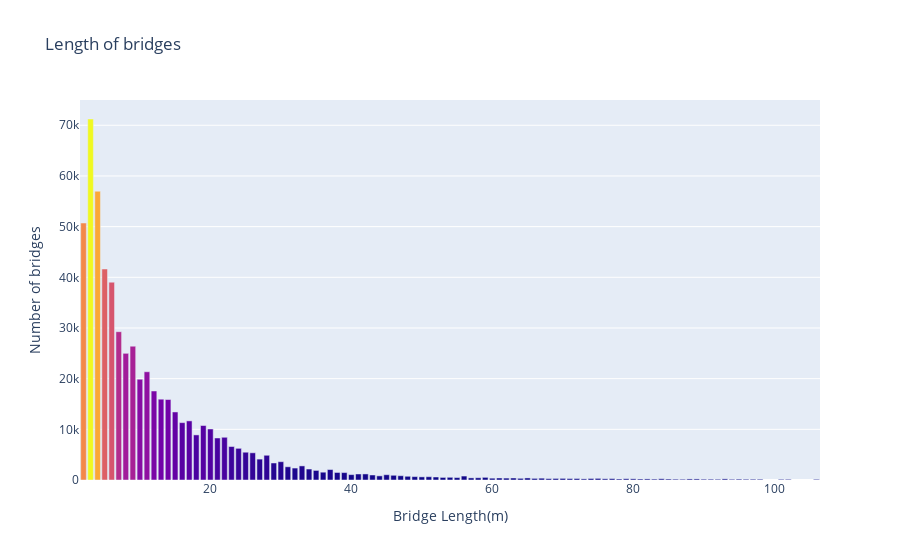

Notebook code for this chart:
### Code cell
bar = px.bar(x=bridge_len_info.index,
             y=bridge_len_info.values,
             color=bridge_len_info.values,
             title='Length of bridges')

bar.update_layout(xaxis_title='Bridge Length(m)', 
                  yaxis_title='Number of bridges',
                  coloraxis_showscale=False)
bar.show()

### Figure 1 — Plotly figure (JSON) as saved in the notebook; plotly's stock layout.template omitted (floating-point values rounded to 4 significant figures)
{"data": [{"alignmentgroup": "True", "hovertemplate": "x=%{x}<br>y=%{y}<br>color=%{marker.color}<extra></extra>", "legendgroup": "", "marker": {"color": [71239, 56985, 50713, 41636, 39037, 29269, 26408, 24998, 21359, 19888, 17565, 15945, 15879, 13427, 11665, 11320, 10749, 10071, 8899, 8430, 8294, 6607, 6250, 5483, 5368, 4879, 4125, 3612, 3358, 2782, 2608, 2356, 2164, 2061, 1891, 1541, 1484, 1465, 1195, 1189, 1061, 1039, 990, 930, 845, 816, 780, 734, 669, 647, 617, 593, 531, 521, 508, 477, 441, 415, 403, 392, 390, 375, 357, 355, 330, 318, 316, 315, 306, 298, 296, 280, 273, 270, 251, 243, 239, 232, 222, 222, 214, 209, 208, 200, 197, 191, 177, 172, 162, 160, 158, 153, 153, 149, 148, 148, 140, 137, 135, 134], "coloraxis": "coloraxis"}, "name": "", "offsetgroup": "", "orientation": "v", "showlegend": false, "textposition": "auto", "type": "bar", "x": [3, 4, 2, 5, 6, 7, 9, 8, 11, 10, 12, 13, 14, 15, 17, 16, 19, 20, 18, 22, 21, 23, 24, 25, 26, 28, 27, 30, 29, 33, 31, 32, 34, 37, 35, 36, 38, 39, 42, 41, 40, 45, 43, 46, 47, 44, 56, 48, 49, 51, 50, 52, 54, 59, 53, 55, 58, 57, 65, 61, 63, 62, 67, 60, 64, 75, 70, 66, 69, 74, 72, 71, 77, 68, 79, 84, 76, 80, 93, 73, 82, 89, 88, 78, 81, 85, 83, 95, 86, 91, 90, 97, 98, 96, 87, 92, 94, 102, 106, 101], "xaxis": "x", "y": [71239, 56985, 50713, 41636, 39037, 29269, 26408, 24998, 21359, 19888, 17565, 15945, 15879, 13427, 11665, 11320, 10749, 10071, 8899, 8430, 8294, 6607, 6250, 5483, 5368, 4879, 4125, 3612, 3358, 2782, 2608, 2356, 2164, 2061, 1891, 1541, 1484, 1465, 1195, 1189, 1061, 1039, 990, 930, 845, 816, 780, 734, 669, 647, 617, 593, 531, 521, 508, 477, 441, 415, 403, 392, 390, 375, 357, 355, 330, 318, 316, 315, 306, 298, 296, 280, 273, 270, 251, 243, 239, 232, 222, 222, 214, 209, 208, 200, 197, 191, 177, 172, 162, 160, 158, 153, 153, 149, 148, 148, 140, 137, 135, 134], "yaxis": "y"}], "layout": {"barmode": "relative", "coloraxis": {"colorbar": {"title": {"text": "color"}}, "colorscale": [[0, "#0d0887"], [0.1111, "#46039f"], [0.2222, "#7201a8"], [0.3333, "#9c179e"], [0.4444, "#bd3786"], [0.5556, "#d8576b"], [0.6667, "#ed7953"], [0.7778, "#fb9f3a"], [0.8889, "#fdca26"], [1, "#f0f921"]], "showscale": false}, "legend": {"tracegroupgap": 0}, "title": {"text": "Length of bridges"}, "xaxis": {"anchor": "y", "domain": [0, 1], "title": {"text": "Bridge Length(m)"}}, "yaxis": {"anchor": "x", "domain": [0, 1], "title": {"text": "Number of bridges"}}}}
